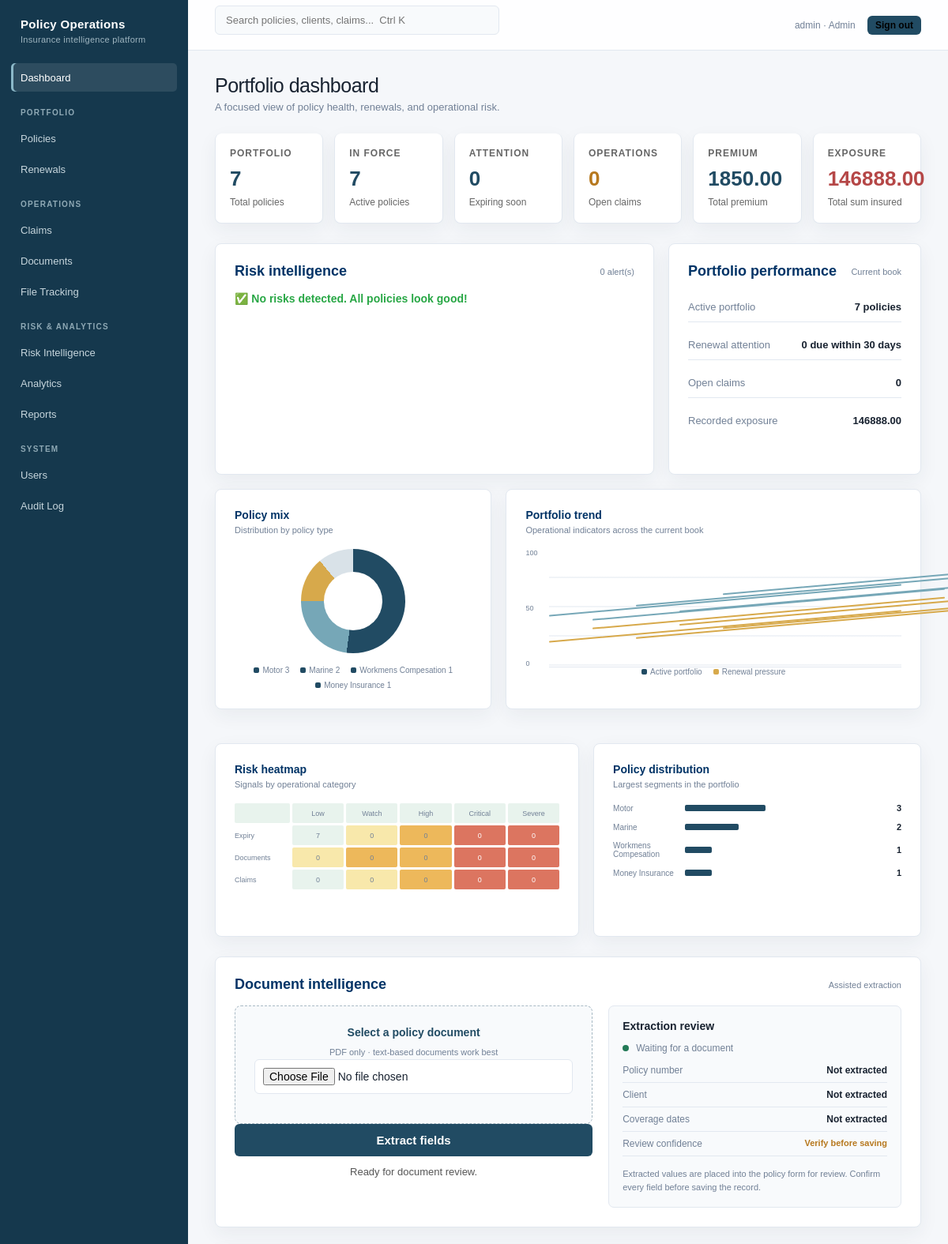
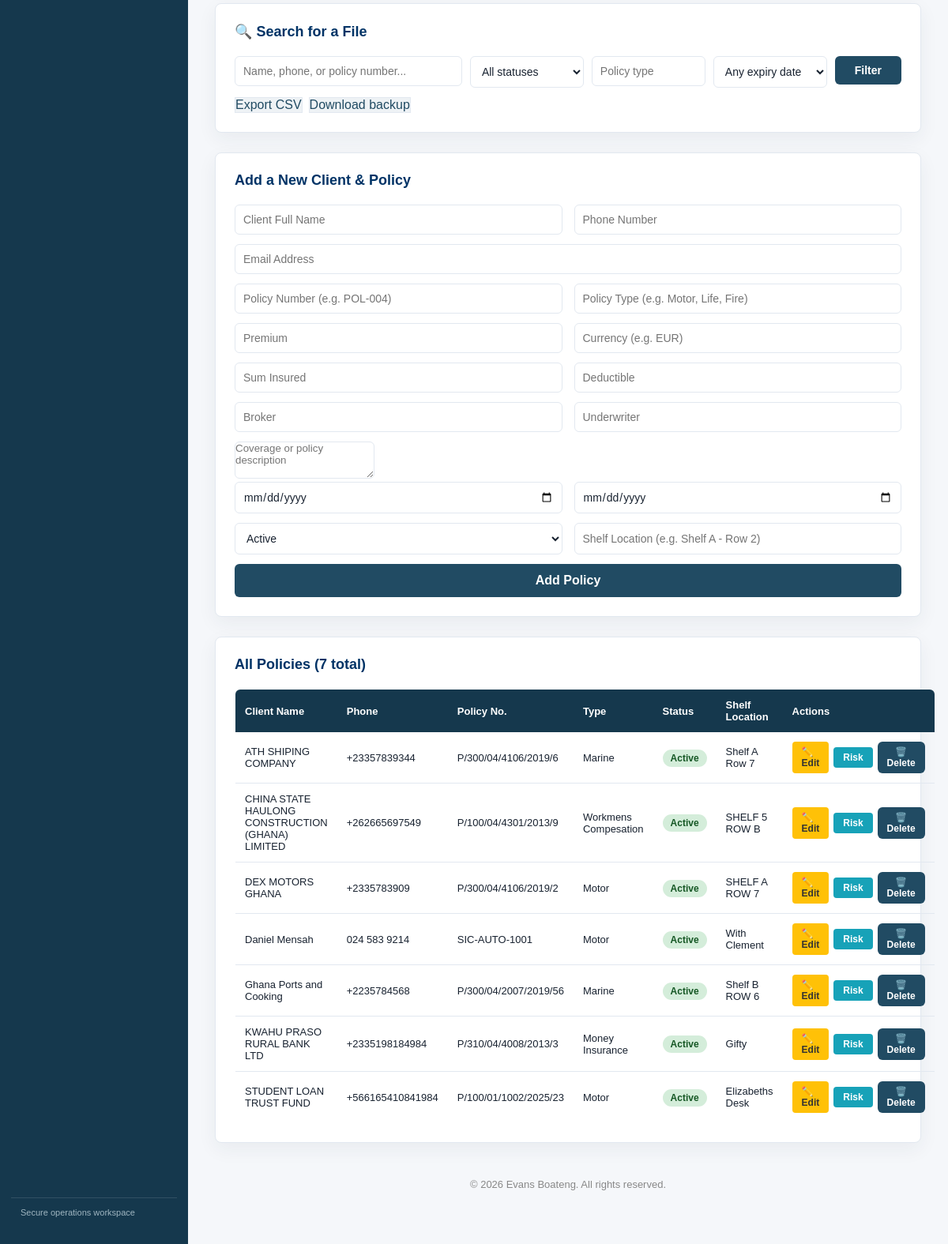
The page / (signed in) on the database its author committed (2 pictures, top to bottom).
### tables this page shows
CREATE TABLE file_log (
            log_id INTEGER PRIMARY KEY AUTOINCREMENT,
            policy_id INTEGER,
            shelf_location TEXT,
            FOREIGN KEY (policy_id) REFERENCES policies(policy_id)
        );

CREATE TABLE clients (
            client_id INTEGER PRIMARY KEY AUTOINCREMENT,
            full_name TEXT,
            phone TEXT,
            email TEXT
        );

CREATE TABLE policies (
            policy_id INTEGER PRIMARY KEY AUTOINCREMENT,
            policy_number TEXT,
            policy_type TEXT,
            start_date TEXT,
            end_date TEXT,
            status TEXT,
            client_id INTEGER, deleted_at TEXT, premium REAL, currency TEXT, sum_insured REAL, deductible REAL, broker TEXT, underwriter TEXT, description TEXT, created_at TEXT, updated_at TEXT,
            FOREIGN KEY (client_id) REFERENCES clients(client_id)
        );

### app.py (the view, shortened to what this page needs)
@app.route("/", methods=["GET", "POST"])
@login_required
def index():
    results = []
    message = ""
    search_query = request.args.get("search_query", "")
    status_filter = request.args.get("status", "")
    policy_type_filter = request.args.get("policy_type", "")
    expiry_window = request.args.get("expiry_window", "")
    all_policies = get_all_policies(search_query, status_filter, policy_type_filter, expiry_window)
    risk_flags = get_risk_flags()
    return render_template("index.html",
                           results=results,
                           message=message,
                           search_query=search_query,
                           all_policies=all_policies,
                           risk_flags=risk_flags,
                           stats=get_dashboard_stats(),
                           analytics=get_dashboard_analytics(),
                           status_filter=status_filter,
                           policy_type_filter=policy_type_filter,
                           expiry_window=expiry_window)

### templates/index.html (shortened to what this page needs)
<!DOCTYPE html>
<html lang="en">
<head>
    <link rel="stylesheet" href="{{ url_for('static', filename='css/app.css') }}">
</head>
<body>
<aside class="app-sidebar">
    <div class="app-brand">Policy Operations<small>Insurance intelligence platform</small></div>
    <nav class="app-nav">
        <a class="active" href="/">Dashboard</a>
        <div class="app-nav-label">Portfolio</div>
        <a href="#policies">Policies</a>
        <a href="#renewals">Renewals</a>
        <div class="app-nav-label">Operations</div>
        {% if session.get('role') in ['Admin', 'Claims Officer'] %}<a href="/claims">Claims</a>{% endif %}
        <a href="#documents">Documents</a>
        <a href="/file-tracking">File Tracking</a>
        <div class="app-nav-label">Risk &amp; Analytics</div>
        <a href="/risk-intelligence">Risk Intelligence</a>
        <a href="/analytics">Analytics</a>
        <a href="/export.csv">Reports</a>
        <div class="app-nav-label">System</div>
        {% if session.get('role') == 'Admin' %}<a href="#users">Users</a>{% endif %}
        <a href="#audit">Audit Log</a>
    </nav>
    <div class="app-sidebar-footer">Secure operations workspace</div>
</aside>
<div class="app-main">
<header class="app-topbar">
    <input id="global-search" class="app-search" type="search" placeholder="Search policies, clients, claims...  Ctrl K">
    <span class="app-user">{{ session.get('username', '') }} · {{ session.get('role', '') }}
        <form method="POST" action="/logout" style="display:inline; margin-left:12px;">
            <button type="submit" style="padding:5px 10px; font-size:12px;">Sign out</button>
        </form>
    </span>
</header>
<main class="app-content">
<div class="app-page-title">Portfolio dashboard</div>
<p class="app-page-subtitle">A focused view of policy health, renewals, and operational risk.</p>
<div class="container">
    <div class="stats">
        <div class="stat"><span class="stat-kicker">Portfolio</span><strong>{{ stats.total }}</strong><span>Total policies</span></div>
        <div class="stat"><span class="stat-kicker">In force</span><strong>{{ stats.active }}</strong><span>Active policies</span></div>
        <div class="stat"><span class="stat-kicker">Attention</span><strong>{{ stats.expiring_soon }}</strong><span>Expiring soon</span></div>
        <div class="stat stat-claim"><span class="stat-kicker">Operations</span><strong>{{ stats.open_claims }}</strong><span>Open claims</span></div>
        <div class="stat"><span class="stat-kicker">Premium</span><strong>{{ '%.2f'|format(stats.total_premium) }}</strong><span>Total premium</span></div>
        <div class="stat stat-exposure"><span class="stat-kicker">Exposure</span><strong>{{ '%.2f'|format(stats.total_exposure) }}</strong><span>Total sum insured</span></div>
    </div>
    <div class="dashboard-grid">
    <div class="card">
        <div class="section-heading"><h2>Risk intelligence</h2><small>{{ risk_flags|length }} alert(s)</small></div>
        {% if risk_flags %}
            {% for flag in risk_flags %}
            <div class="flag flag-{{ flag.level }}">
                <span>{{ flag.icon }}</span>
                <span>{{ flag.message }}</span>
                {% if flag.policy_id %}
                <span class="flag-actions">
                    <a class="flag-action" href="/edit/{{ flag.policy_id }}">
                        {% if flag.type == 'expiring_soon' %}Renew / Update{% else %}Edit{% endif %} →
                    </a>
                    {% if flag.type == 'expired_active' %}
                    <form method="POST" action="/mark-expired/{{ flag.policy_id }}">
                        <input type="hidden" name="csrf_token" value="{{ csrf_token() }}">
                        <button type="submit">Mark expired</button>
                    </form>
                    {% endif %}
                </span>
                {% endif %}
            </div>
            {% endfor %}
        {% else %}
            <p class="no-flags">✅ No risks detected. All policies look good!</p>
        {% endif %}
    </div>
    <div class="card">
        <div class="section-heading"><h2>Portfolio performance</h2><small>Current book</small></div>
        <div class="metric-list">
            <div class="metric-row"><span>Active portfolio</span><strong>{{ stats.active }} policies</strong></div>
            <div class="metric-row"><span>Renewal attention</span><strong>{{ stats.expiring_soon }} due within 30 days</strong></div>
            <div class="metric-row"><span>Open claims</span><strong>{{ stats.open_claims }}</strong></div>
            <div class="metric-row"><span>Recorded exposure</span><strong>{{ '%.2f'|format(stats.total_exposure) }}</strong></div>
        </div>
    </div>
    </div>
    <div class="analytics-grid">
        <div class="card chart-panel">
            <h2>Policy mix</h2>
            <p class="chart-subtitle">Distribution by policy type</p>
            <div class="donut-wrap">
                <div class="donut" aria-label="Policy type distribution"></div>
                <div class="legend">
                    {% for item in analytics.policy_types[:4] %}<span><i></i>{{ item.label }} {{ item.count }}</span>{% else %}<span>No policy mix data</span>{% endfor %}
                </div>
            </div>
        </div>
        <div class="card chart-panel">
            <h2>Portfolio trend</h2>
            <p class="chart-subtitle">Operational indicators across the current book</p>
            <div class="trend-chart"><div class="trend-axis"><span>100</span><span>50</span><span>0</span></div><div class="trend-lines"></div></div>
            <div class="legend"><span><i></i>Active portfolio</span><span><i style="background:#d7a94b"></i>Renewal pressure</span></div>
        </div>
    </div>
    <div class="analytics-grid-bottom">
        <div class="card chart-panel">
            <h2>Risk heatmap</h2>
            <p class="chart-subtitle">Signals by operational category</p>
            <div class="heatmap"><span></span><span>Low</span><span>Watch</span><span>High</span><span>Critical</span><span>Severe</span><span class="label">Expiry</span><span class="h1">{{ stats.active }}</span><span class="h2">{{ stats.expiring_soon }}</span><span class="h3">0</span><span class="h4">0</span><span class="h4">0</span><span class="label">Documents</span><span class="h2">0</span><span class="h3">{{ risk_flags|length }}</span><span class="h3">0</span><span class="h4">0</span><span class="h4">0</span><span class="label">Claims</span><span class="h1">{{ stats.open_claims }}</span><span class="h2">0</span><span class="h3">0</span><span class="h4">0</span><span class="h4">0</span></div>
        </div>
        <div class="card chart-panel">
            <h2>Policy distribution</h2>
            <p class="chart-subtitle">Largest segments in the portfolio</p>
            <div class="distribution">{% for item in analytics.policy_types[:5] %}<div class="distribution-row"><span>{{ item.label }}</span><b style="width:{{ [item.count * 100 / stats.total, 100]|min }}%"></b><strong>{{ item.count }}</strong></div>{% else %}<span class="chart-subtitle">No policies recorded</span>{% endfor %}</div>
        </div>
    </div>
    <div class="card">
        <div class="section-heading"><h2>Document intelligence</h2><small>Assisted extraction</small></div>
        <div class="intelligence-panel">
            <div>
                <div class="upload-zone" onclick="document.getElementById('pdf_input').click()">
                    <div><strong>Select a policy document</strong><small>PDF only · text-based documents work best</small></div>
                    <input type="file" id="pdf_input" accept=".pdf">
                </div>
                <button class="btn-extract" onclick="extractFromPDF()">Extract fields</button>
                <div class="extract-status" id="extract-status">Ready for document review.</div>
            </div>
            <div class="intelligence-review">
                <h3>Extraction review</h3>
                <div class="extraction-state"><span class="state-dot"></span><span id="extraction-state">Waiting for a document</span></div>
                <div class="extracted-fields">
                    <div class="extracted-field"><span>Policy number</span><strong id="review-policy-number">Not extracted</strong></div>
                    <div class="extracted-field"><span>Client</span><strong id="review-client">Not extracted</strong></div>
                    <div class="extracted-field"><span>Coverage dates</span><strong id="review-dates">Not extracted</strong></div>
                    <div class="extracted-field"><span>Review confidence</span><strong class="confidence confidence-review" id="review-confidence">Verify before saving</strong></div>
                </div>
                <p class="verification-note">Extracted values are placed into the policy form for review. Confirm every field before saving the record.</p>
            </div>
        </div>
    </div>
    <div class="card">
        <h2>🔍 Search for a File</h2>
        <form method="GET">
            <div class="filter-bar">
                <input type="text" name="search_query" placeholder="Name, phone, or policy number..." value="{{ search_query }}">
                <select name="status">
                    <option value="">All statuses</option>
                </select>
                <input type="text" name="policy_type" placeholder="Policy type" value="{{ policy_type_filter }}">
                <select name="expiry_window">
                    <option value="">Any expiry date</option>
                </select>
                <button type="submit" class="btn-search">Filter</button>
            </div>
        </form>
        <div class="toolbar">
            <a class="btn-secondary" href="/export.csv">Export CSV</a>
            <a class="btn-secondary" href="/backup">Download backup</a>
        </div>
    </div>
    <div class="card">
        <h2> Add a New Client & Policy</h2>
        <form method="POST">
            <div class="row">
                <input type="text" id="f_full_name" name="full_name" placeholder="Client Full Name" required>
                <input type="text" id="f_phone" name="phone" placeholder="Phone Number" required>
            </div>
            <input type="email" id="f_email" name="email" placeholder="Email Address">
            <div class="row">
                <input type="text" id="f_policy_number" name="policy_number" placeholder="Policy Number (e.g. POL-004)" required>
                <input type="text" id="f_policy_type" name="policy_type" placeholder="Policy Type (e.g. Motor, Life, Fire)" required>
            </div>
            <div class="row">
                <input type="number" step="0.01" min="0" name="premium" placeholder="Premium">
                <input type="text" name="currency" placeholder="Currency (e.g. EUR)">
            </div>
            <div class="row">
                <input type="number" step="0.01" min="0" name="sum_insured" placeholder="Sum Insured">
                <input type="number" step="0.01" min="0" name="deductible" placeholder="Deductible">
            </div>
            <div class="row">
                <input type="text" name="broker" placeholder="Broker">
                <input type="text" name="underwriter" placeholder="Underwriter">
            </div>
            <textarea name="description" placeholder="Coverage or policy description" rows="3"></textarea>
            <div class="row">
                <input type="date" id="f_start_date" name="start_date" required>
                <input type="date" id="f_end_date" name="end_date" required>
            </div>
            <div class="row">
                <select id="f_status" name="status">
                    <option value="Active">Active</option>
                </select>
                <input type="text" id="f_shelf_location" name="shelf_location" placeholder="Shelf Location (e.g. Shelf A - Row 2)" required>
            </div>
            <button type="submit" name="add" class="btn-add">Add Policy</button>
        </form>
    </div>
    <div class="card">
        <h2> All Policies ({{ all_policies|length }} total)</h2>
        {% if all_policies %}
        <table>
            <thead>
                <tr>
                    <th>Client Name</th><th>Phone</th><th>Policy No.</th>
                    <th>Type</th><th>Status</th><th>Shelf Location</th><th>Actions</th>
                </tr>
            </thead>
            <tbody>
                {% for row in all_policies %}
                <tr>
                    <td>{{ row[0] }}</td><td>{{ row[1] }}</td><td>{{ row[2] }}</td>
                    <td>{{ row[3] }}</td>
                    <td><span class="badge {% if row[4] == 'Active' %}badge-active{% elif row[4] == 'Expiring Soon' %}badge-expiring{% else %}badge-expired{% endif %}">{{ row[4] }}</span></td>
                    <td>{{ row[5] }}</td>
                    <td>
                        <div class="action-cell">
                            <a href="/edit/{{ row[7] }}" class="btn-edit">✏️ Edit</a>
                            <a href="/risk-score/{{ row[7] }}" class="btn-risk" target="_blank">Risk</a>
                            <form method="POST" action="/delete/{{ row[7] }}" onsubmit="return confirm('Are you sure?')">
                                <button type="submit" class="btn-delete">🗑️ Delete</button>
                            </form>
                        </div>
                    </td>
                </tr>
                {% endfor %}
            </tbody>
        </table>
        {% else %}
        <p style="color:#888; font-size:14px;">No policies added yet.</p>
        {% endif %}
    </div>
</div>
<footer>&copy; 2026 Evans Boateng. All rights reserved.</footer>
</main>
</div>
</body>
</html>

### rows shown on the page
file_log: full_name "ATH SHIPING COMPANY", phone "+23357839344", policy_number "P/300/04/4106/2019/6", policy_type "Marine", status "Active", shelf_location "Shelf A Row 7"
file_log: full_name "CHINA STATE HAULONG CONSTRUCTION (GHANA) LIMITED", phone "+262665697549", policy_number "P/100/04/4301/2013/9", policy_type "Workmens Compesation", status "Active", shelf_location "SHELF 5 ROW B"
file_log: full_name "DEX MOTORS GHANA", phone "+2335783909", policy_number "P/300/04/4106/2019/2", policy_type "Motor", status "Active", shelf_location "SHELF A ROW 7"
file_log: full_name "Daniel Mensah", phone "024 583 9214", policy_number "SIC-AUTO-1001", policy_type "Motor", status "Active", shelf_location "With Clement"
file_log: full_name "Ghana Ports and Cooking", phone "+2235784568", policy_number "P/300/04/2007/2019/56", policy_type "Marine", status "Active", shelf_location "Shelf B ROW 6"
file_log: full_name "KWAHU PRASO RURAL BANK LTD", phone "+2335198184984", policy_number "P/310/04/4008/2013/3", policy_type "Money Insurance", status "Active", shelf_location "Gifty"
file_log: full_name "STUDENT LOAN TRUST FUND", phone "+566165410841984", policy_number "P/100/01/1002/2025/23", policy_type "Motor", status "Active", shelf_location "Elizabeths Desk"

### other values the page prints
{{ session.get('username', '') }} "admin"
{{ session.get('role', '') }} "Admin"
{{ stats.total }} "7"
{{ stats.active }} "7"
{{ stats.expiring_soon }} "0"
{{ stats.open_claims }} "0"
{{ '%.2f'|format(stats.total_premium) }} "1850.00"
{{ '%.2f'|format(stats.total_exposure) }} "146888.00"
{{ risk_flags|length }} "0"
{{ item.label }} "Motor" "Marine" "Workmens Compesation" "Money Insurance"
{{ item.count }} "3" "2" "1" "1"
{{ all_policies|length }} "7"
